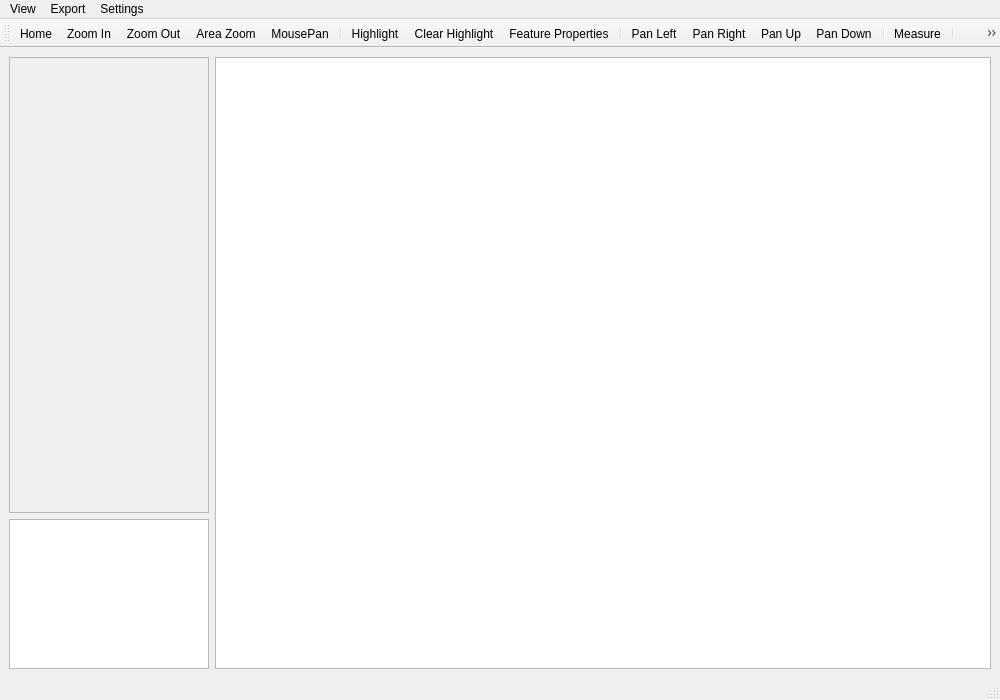
<?xml version="1.0" encoding="UTF-8"?>
<ui version="4.0">
 <class>ViewerWindow</class>
 <widget class="QMainWindow" name="ViewerWindow">
  <property name="enabled">
   <bool>true</bool>
  </property>
  <property name="geometry">
   <rect>
    <x>0</x>
    <y>0</y>
    <width>1000</width>
    <height>700</height>
   </rect>
  </property>
  <property name="windowTitle">
   <string>ViewerWindow</string>
  </property>
  <widget class="QWidget" name="centralwidget">
   <layout class="QHBoxLayout" name="horizontalLayout">
    <item>
     <layout class="QVBoxLayout" name="verticalLayout">
      <item>
       <widget class="QScrollArea" name="scrollArea">
        <property name="sizePolicy">
         <sizepolicy hsizetype="Minimum" vsizetype="Expanding">
          <horstretch>0</horstretch>
          <verstretch>0</verstretch>
         </sizepolicy>
        </property>
        <property name="minimumSize">
         <size>
          <width>200</width>
          <height>0</height>
         </size>
        </property>
        <property name="widgetResizable">
         <bool>true</bool>
        </property>
        <widget class="QWidget" name="scrollWidget">
         <property name="geometry">
          <rect>
           <x>0</x>
           <y>0</y>
           <width>198</width>
           <height>438</height>
          </rect>
         </property>
         <layout class="QVBoxLayout" name="verticalLayout">
          <property name="spacing">
           <number>2</number>
          </property>
          <property name="geometry" stdset="0">
           <rect>
            <x>0</x>
            <y>0</y>
            <width>148</width>
            <height>394</height>
           </rect>
          </property>
         </layout>
        </widget>
       </widget>
      </item>
      <item>
       <widget class="ODBPPGraphicsMiniMapView" name="miniMapView">
        <property name="enabled">
         <bool>true</bool>
        </property>
        <property name="sizePolicy">
         <sizepolicy hsizetype="Minimum" vsizetype="Minimum">
          <horstretch>0</horstretch>
          <verstretch>0</verstretch>
         </sizepolicy>
        </property>
        <property name="minimumSize">
         <size>
          <width>200</width>
          <height>150</height>
         </size>
        </property>
        <property name="maximumSize">
         <size>
          <width>200</width>
          <height>150</height>
         </size>
        </property>
       </widget>
      </item>
     </layout>
    </item>
    <item>
     <widget class="ODBPPGraphicsView" name="viewWidget"/>
    </item>
   </layout>
  </widget>
  <widget class="QMenuBar" name="menubar">
   <property name="geometry">
    <rect>
     <x>0</x>
     <y>0</y>
     <width>1000</width>
     <height>22</height>
    </rect>
   </property>
  <widget class="QMenu" name="menu">
    <property name="title">
     <string>Settings</string>
    </property>
    <addaction name="actionSetColor"/>
  </widget>
  <widget class="QMenu" name="menuExport">
   <property name="title">
    <string>Export</string>
   </property>
   <addaction name="actionExport"/>
  </widget>
   <widget class="QMenu" name="menuView">
    <property name="title">
     <string>View</string>
    </property>
    <addaction name="actionZoomIn"/>
    <addaction name="actionZoomOut"/>
    <addaction name="actionHome"/>
    <addaction name="actionAreaZoom"/>
    <addaction name="separator"/>
    <addaction name="actionHighlight"/>
    <addaction name="actionClearHighlight"/>
    <addaction name="actionFeatureProperties"/>
    <addaction name="separator"/>
    <addaction name="actionPanLeft"/>
    <addaction name="actionPanRight"/>
    <addaction name="actionPanUp"/>
    <addaction name="actionPanDown"/>
    <addaction name="separator"/>
    <addaction name="actionMeasure"/>
    <addaction name="separator"/>
    <addaction name="actionShowOutline"/>
   <addaction name="actionShowStepRepeat"/>
   <addaction name="actionShowNotes"/>
  </widget>
  <addaction name="menuView"/>
  <addaction name="menuExport"/>
  <addaction name="menu"/>
 </widget>
  <widget class="QStatusBar" name="statusbar"/>
  <widget class="QToolBar" name="toolBar">
   <property name="windowTitle">
    <string>toolBar</string>
   </property>
   <attribute name="toolBarArea">
    <enum>TopToolBarArea</enum>
   </attribute>
   <attribute name="toolBarBreak">
    <bool>false</bool>
   </attribute>
   <addaction name="actionHome"/>
   <addaction name="actionZoomIn"/>
   <addaction name="actionZoomOut"/>
   <addaction name="actionAreaZoom"/>
   <addaction name="actionMousePan"/>
   <addaction name="separator"/>
   <addaction name="actionHighlight"/>
   <addaction name="actionClearHighlight"/>
   <addaction name="actionFeatureProperties"/>
   <addaction name="separator"/>
   <addaction name="actionPanLeft"/>
   <addaction name="actionPanRight"/>
   <addaction name="actionPanUp"/>
   <addaction name="actionPanDown"/>
   <addaction name="separator"/>
   <addaction name="actionMeasure"/>
   <addaction name="separator"/>
   <addaction name="actionShowOutline"/>
   <addaction name="actionShowStepRepeat"/>
   <addaction name="actionShowNotes"/>
  </widget>
  <action name="actionSetColor">
   <property name="text">
    <string>Color</string>
   </property>
  </action>
  <action name="actionZoomIn">
   <property name="icon">
    <iconset resource="../resources.qrc">
     <normaloff>:/icons/zoom-in.png</normaloff>:/icons/zoom-in.png</iconset>
   </property>
   <property name="text">
    <string>Zoom In</string>
   </property>
  </action>
  <action name="actionZoomOut">
   <property name="icon">
    <iconset resource="../resources.qrc">
     <normaloff>:/icons/zoom-out.png</normaloff>:/icons/zoom-out.png</iconset>
   </property>
   <property name="text">
    <string>Zoom Out</string>
   </property>
  </action>
  <action name="actionHome">
   <property name="icon">
    <iconset resource="../resources.qrc">
     <normaloff>:/icons/zoom-original.png</normaloff>:/icons/zoom-original.png</iconset>
   </property>
   <property name="text">
    <string>Home</string>
   </property>
  </action>
  <action name="actionAreaZoom">
   <property name="checkable">
    <bool>true</bool>
   </property>
   <property name="icon">
    <iconset resource="../resources.qrc">
     <normaloff>:/icons/gtk-fullscreen.png</normaloff>:/icons/gtk-fullscreen.png</iconset>
   </property>
   <property name="text">
    <string>Area Zoom</string>
   </property>
  </action>
  <action name="actionPanLeft">
   <property name="icon">
    <iconset resource="../resources.qrc">
     <normaloff>:/icons/back.png</normaloff>:/icons/back.png</iconset>
   </property>
   <property name="text">
    <string>Pan Left</string>
   </property>
  </action>
  <action name="actionPanRight">
   <property name="icon">
    <iconset resource="../resources.qrc">
     <normaloff>:/icons/forward.png</normaloff>:/icons/forward.png</iconset>
   </property>
   <property name="text">
    <string>Pan Right</string>
   </property>
  </action>
  <action name="actionPanUp">
   <property name="icon">
    <iconset resource="../resources.qrc">
     <normaloff>:/icons/up.png</normaloff>:/icons/up.png</iconset>
   </property>
   <property name="text">
    <string>Pan Up</string>
   </property>
  </action>
  <action name="actionPanDown">
   <property name="icon">
    <iconset resource="../resources.qrc">
     <normaloff>:/icons/down.png</normaloff>:/icons/down.png</iconset>
   </property>
   <property name="text">
    <string>Pan Down</string>
   </property>
  </action>
  <action name="actionHighlight">
   <property name="checkable">
    <bool>true</bool>
   </property>
   <property name="icon">
    <iconset resource="../resources.qrc">
     <normaloff>:/icons/ok.png</normaloff>:/icons/ok.png</iconset>
   </property>
   <property name="text">
    <string>Highlight</string>
   </property>
  </action>
  <action name="actionClearHighlight">
   <property name="icon">
    <iconset resource="../resources.qrc">
     <normaloff>:/icons/remove.png</normaloff>:/icons/remove.png</iconset>
   </property>
   <property name="text">
    <string>Clear Highlight</string>
   </property>
   <property name="toolTip">
    <string>Clear hightlight</string>
   </property>
  </action>
  <action name="actionShowNotes">
   <property name="checkable">
    <bool>true</bool>
   </property>
   <property name="icon">
    <iconset resource="../resources.qrc">
     <normaloff>:/icons/document-properties.png</normaloff>:/icons/document-properties.png</iconset>
   </property>
   <property name="text">
    <string>Show Notes</string>
   </property>
  </action>
  <action name="actionMousePan">
   <property name="checkable">
    <bool>true</bool>
   </property>
   <property name="icon">
    <iconset resource="../resources.qrc">
     <normaloff>:/icons/visualization.png</normaloff>:/icons/visualization.png</iconset>
   </property>
   <property name="text">
    <string>MousePan</string>
   </property>
   <property name="toolTip">
    <string>Mouse panning</string>
   </property>
  </action>
  <action name="actionMeasure">
   <property name="checkable">
    <bool>true</bool>
   </property>
   <property name="icon">
    <iconset resource="../resources.qrc">
     <normaloff>:/icons/screenruler.png</normaloff>:/icons/screenruler.png</iconset>
   </property>
   <property name="text">
    <string>Measure</string>
   </property>
  </action>
  <action name="actionShowOutline">
   <property name="checkable">
    <bool>true</bool>
   </property>
   <property name="icon">
    <iconset resource="../resources.qrc">
     <normaloff>:/icons/view-list-icons.png</normaloff>:/icons/view-list-icons.png</iconset>
   </property>
   <property name="text">
    <string>Show Outline</string>
   </property>
   <property name="toolTip">
    <string>Show outline of a layer</string>
   </property>
  </action>
  <action name="actionShowStepRepeat">
   <property name="checkable">
    <bool>true</bool>
   </property>
   <property name="icon">
    <iconset resource="../resources.qrc">
     <normaloff>:/icons/stock_print-setup.png</normaloff>:/icons/stock_print-setup.png</iconset>
   </property>
   <property name="text">
    <string>Show Step &amp; Repeat Features</string>
   </property>
  </action>
  <action name="actionFeatureProperties">
   <property name="icon">
    <iconset resource="../resources.qrc">
     <normaloff>:/icons/gtk-underline.png</normaloff>:/icons/gtk-underline.png</iconset>
   </property>
   <property name="text">
    <string>Feature Properties</string>
   </property>
  </action>
  <action name="actionExport">
   <property name="text">
    <string>Export</string>
   </property>
  </action>
 </widget>
 <customwidgets>
  <customwidget>
   <class>ODBPPGraphicsView</class>
   <extends>QGraphicsView</extends>
   <header>odbppgraphicsview.h</header>
  </customwidget>
  <customwidget>
   <class>ODBPPGraphicsMiniMapView</class>
   <extends>QGraphicsView</extends>
   <header>odbppgraphicsminimapview.h</header>
  </customwidget>
 </customwidgets>
 <resources>
  <include location="../resources.qrc"/>
 </resources>
 <connections/>
</ui>
